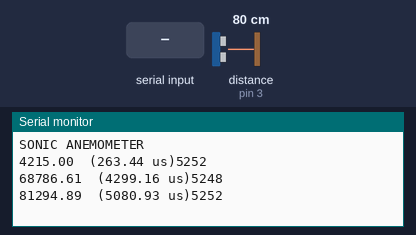
A sketch run on a simulated Arduino Uno, built with avr-gcc and run on an emulated ATmega328P. On the bench: the last lines printed to the serial monitor. Wiring (inferred from the names in the program): ultrasonic range finder: trigger pin 2; echo pin 3. Inputs (shaded band) come from the test bench; at power-on: distance to the obstacle (sensor on pin 3) 80 cm. The echo pulse lasts 58.3 µs per cm.

Above: at 1.2 s.
1.3 s: "1" received over Serial
At 2.4 s:
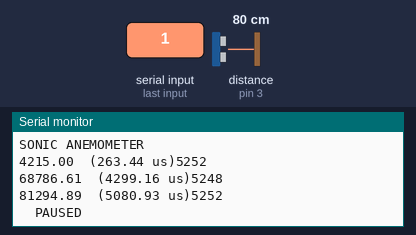
2.8 s: "0" received over Serial
At 3.12 s:
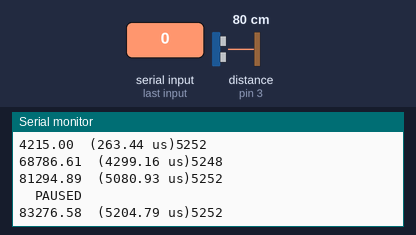
4.3 s: distance to the obstacle (sensor on pin 3) set to 2 cm
At 4.7 s:
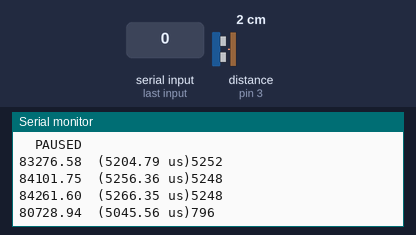
5.8 s: distance to the obstacle (sensor on pin 3) set to 4 cm
At 6.2 s:
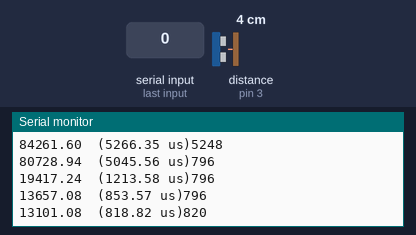
Timing chart, 0 to 8.3 s (numbered marks = the images above; inputs shaded):
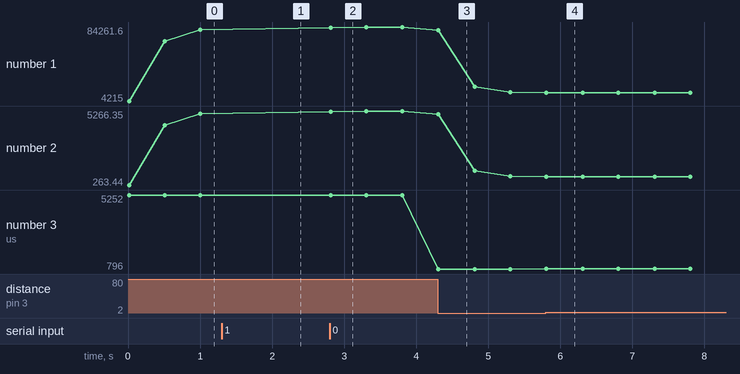

The sketch:

UnoSonicAnemometer.ino
```cpp
// (licence header left out)
#define DIVIDER 20

volatile unsigned long ovfCount;
float pulseTime;
unsigned long testTime;

void setup() {
  Serial.begin(9600);

//timer 2 setup (no prescaler, normal mode)
  TCCR2A = 0b00000000;
  TCCR2B = 0b00000001;

//pin setup
  pinMode(2, OUTPUT); //Trig
  pinMode(3, INPUT);  //Echo

//announce readiness
  Serial.println("SONIC ANEMOMETER");
}

void loop() {
  static unsigned long _timer;
  delay(10);
  unsigned long _t = getPulseTime();
  _t /= DIVIDER;
  pulseTime = pulseTime * (DIVIDER - 1) / DIVIDER;
  pulseTime += _t;
  if (millis() > _timer){
    _timer += 500;
    Serial.print(pulseTime);
    Serial.print("  (");
    Serial.print(pulseTime / 16);
    Serial.print(" us)");
    Serial.println(testTime);
  }
  if (Serial.available()){
    Serial.println("\n  PAUSED\n");
    delay(50);
    while (Serial.available()) Serial.read();
    while (!Serial.available()){};
    while (Serial.available()) Serial.read();
    _timer = millis();
    Serial.print("\n\n\n");
  }
}

unsigned long getPulseTime(){
  unsigned long _timerCount;
  ovfCount = 0;			//Reset counter
  PORTD |= 0b00000100;	//Send trigger pulse
  TCNT2 = 0;			//Reset timer
  TIMSK2 = 0b00000001; 	//ISR on
  testTime = micros();	//Check microseconds
  delayMicroseconds(100);
  PORTD &= 0b11111011;
  delayMicroseconds(500);			//Ignore fast echoes
  while ((PIND & 0b00001000)){};	//Wait for ping  	OOPS - Should be !(PIND & 0ob00001000)
  TIMSK2 = 0b00000000;  			//ISR off
  _timerCount = TCNT2;				//Get timer
  testTime = micros() - testTime;
  ovfCount = ovfCount << 8;				//Add overflow counter
  _timerCount = _timerCount + ovfCount;	//Add overflow counter
  return _timerCount;
}


ISR(TIMER2_OVF_vect){
  ovfCount++;
}
```

Measured:
- after the input at 1.3 s, the serial monitor: prints a new line at once (image 1)
- after the input at 2.8 s, the serial monitor: prints a new line at once (image 2)
- after the input at 4.3 s, the serial monitor: prints a new line at once (image 3)
- after the input at 5.8 s, the serial monitor: prints a new line at once (image 4)
- plotted number 1: 81294.89 → 84261.6 after the input at 2.8 s, 84261.6 → 13657.08 after the input at 4.3 s, 13657.08 → 13399.97 after the input at 5.8 s
- plotted number 2: 5080.93 → 5266.35 after the input at 2.8 s, 5266.35 → 853.57 after the input at 4.3 s, 853.57 → 837.5 after the input at 5.8 s
- plotted number 3: 5248 → 796 after the input at 4.3 s, 796 → 816 after the input at 5.8 s
